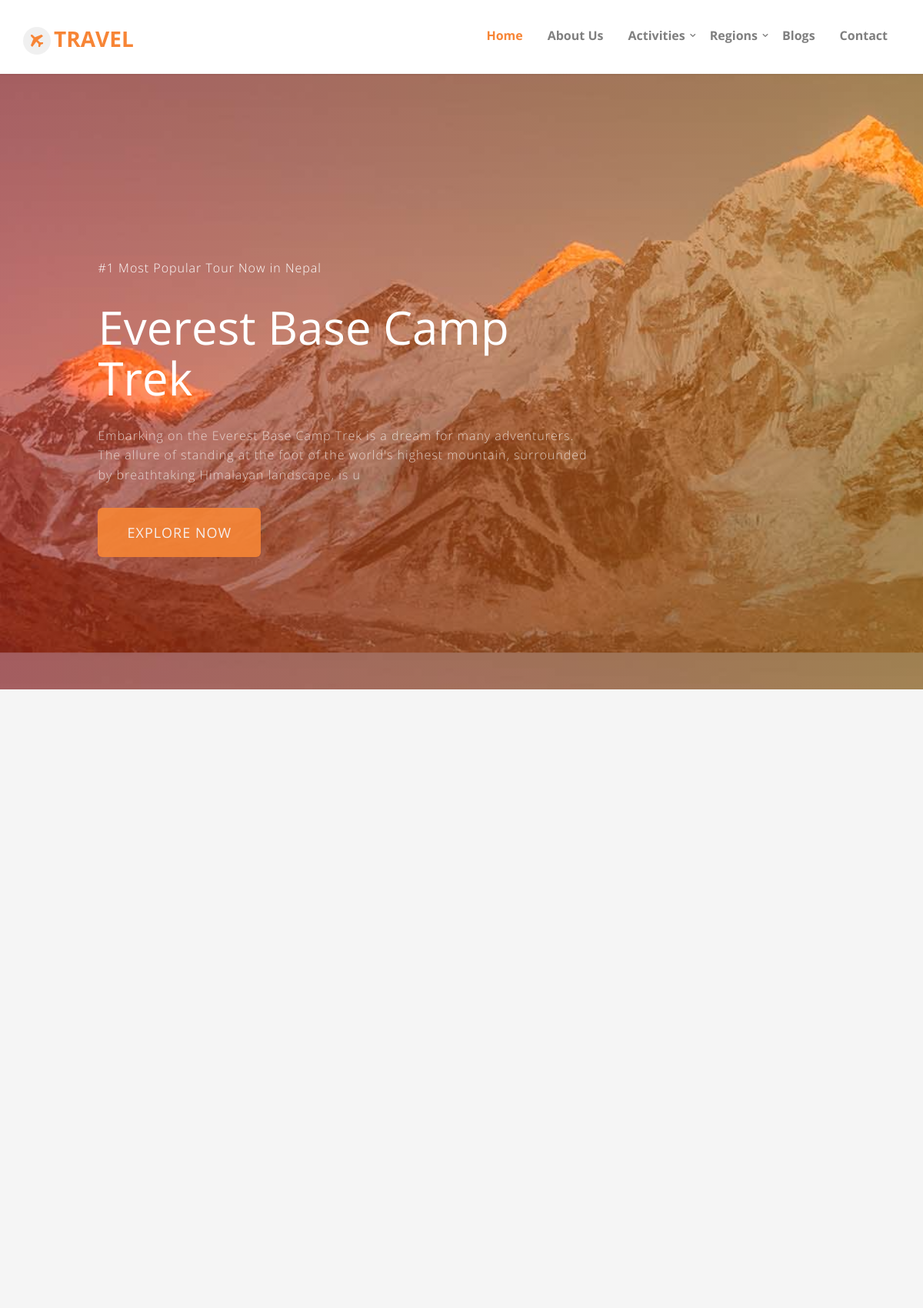
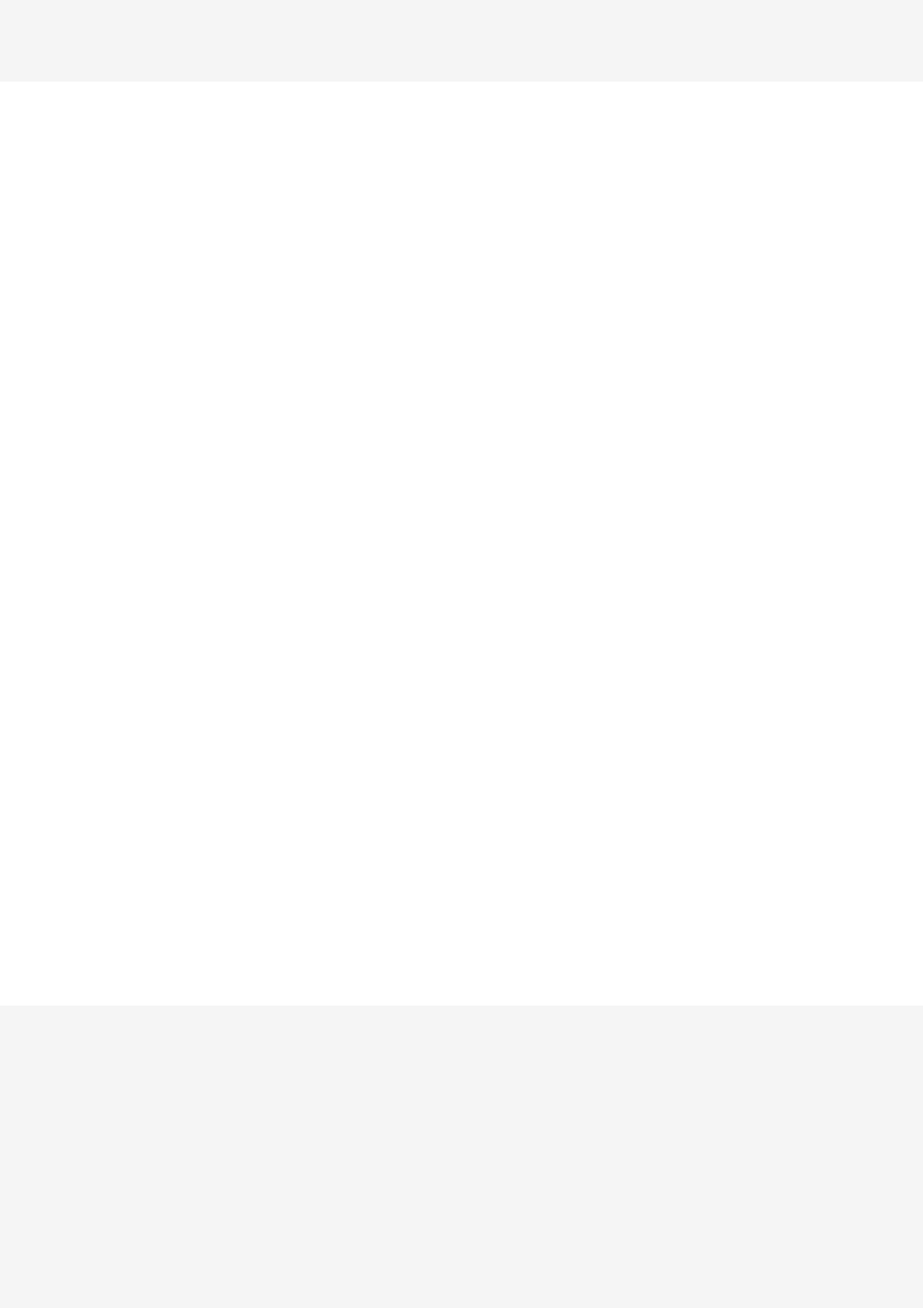
The page / (upper part) on the database its author committed (2 pictures, top to bottom).
### page/models.py (models this page shows, shortened)
class Page(models.Model):
	page_title = models.CharField(max_length=200, verbose_name='Page Title')
	page_slug = models.SlugField(max_length=200, verbose_name='Page Slug')
	page_position = models.CharField(
			choices = POSITION,
			default='Top',
			max_length=20,
			verbose_name='Page Position'
		)
	page_description = RichTextField(blank=True, null=True, verbose_name="Page Description")
	page_image = models.ImageField(upload_to='pages/', blank=True, null=True, verbose_name="Page Image")
	page_is_active = models.CharField(
			choices = IS_ACTIVE,
			default='Yes',
			max_length=10,
			verbose_name='Is Active?'
		)
	page_is_featured = models.CharField(
			choices = IS_ACTIVE,
			default='Yes',
			max_length=10,
			verbose_name='Is Featured?'
		)
	page_created_at = models.DateTimeField(auto_now_add=True, verbose_name='Page Created Date')
	page_updated_at = models.DateTimeField(auto_now=True, verbose_name='Page Updated Date')
	page_added_by = models.ForeignKey(User, on_delete=models.SET_NULL, default=None, null=True, verbose_name='Added By')
	seo_page_title = models.CharField(max_length=200, blank=True, null=True, verbose_name="SEO Page Title (60 Characters Long)")
	seo_page_keywords = models.TextField(blank=True, null=True, verbose_name="SEO Page Keywords (Separated by Commas)")
	seo_page_description = models.TextField(blank=True, null=True, verbose_name="SEO Page Description (160 Characters Long)")

### tour/models.py (models this page shows, shortened)
class Tour(models.Model):
	tour_title = models.CharField(max_length=200, verbose_name="Tour Title")
	tour_slug = models.CharField(max_length=200, verbose_name="Tour Slug")
	tour_duration = models.PositiveSmallIntegerField(blank=True, null=True, verbose_name="Tour Duration")
	tour_altitude = models.PositiveSmallIntegerField(blank=True, null=True, verbose_name="Tour Max Altitude")
	tour_difficulty = models.CharField(
			choices = DIFFICULTY,
			default = 'Medium',
			max_length = 10,
			verbose_name = 'Tour Difficulty'
		)
	tour_description = RichTextField(blank=True, null=True, verbose_name="Tour Description")
	tour_image = models.ImageField(upload_to='tours/', blank=True, null=True, verbose_name="Tour Image")
	tour_map = models.ImageField(upload_to='maps/', blank=True, null=True, verbose_name="Tour Map")
	tour_activity = models.ForeignKey(Activity, on_delete=models.SET_NULL, default = None, null=True, verbose_name='Tour Activity')
	tour_region = models.ManyToManyField(Region, verbose_name='Tour Region')
	tour_is_active = models.CharField(
			choices = IS_ACTIVE,
			default = 'Yes',
			max_length = 10,
			verbose_name = 'Is Active?'
		)
	tour_is_featured = models.CharField(
			choices = IS_ACTIVE,
			default = 'Yes',
			max_length = 10,
			verbose_name = 'Is Featured?'
		)
	tour_created_at = models.DateTimeField(auto_now_add=True, verbose_name="Added Date")
	tour_updated_at = models.DateTimeField(auto_now=True, verbose_name="Updated Date")
	tour_added_by = models.ForeignKey(User, on_delete=models.SET_NULL, default=None, null=True, verbose_name='Added By')
	seo_tour_title = models.CharField(max_length=200, blank=True, null=True, verbose_name="SEO Tour Title (60 Characters Long)")
	seo_tour_keywords = models.TextField(blank=True, null=True, verbose_name="SEO Tour Keywords Separated by Commas")
	seo_tour_description = models.TextField(blank=True, null=True, verbose_name="SEO Tour Description (160 Characters Long)")

### page/views.py (the view, shortened to what this page needs)
# urls.py: path('', HomePageView.as_view(), name='home'),
class HomePageView(TemplateView):
	def get(self, request, *args, **kwargs):
		regions = Region.objects.filter(region_is_active='yes', region_is_featured='yes').order_by('-region_created_at')[:3]
		activities = Activity.objects.filter(activity_is_active='yes', activity_is_featured='yes').order_by('-activity_created_at')[:6]
		tours = Tour.objects.filter(tour_is_active='yes', tour_is_featured='yes').order_by('-tour_created_at')[:10]
		featured_tours = Tour.objects.filter(tour_is_active='yes', tour_is_featured='yes').order_by('-tour_created_at')[:1]
		blogs = Blog.objects.filter(blog_is_active='yes', blog_is_featured='yes').order_by('-blog_created_at')[:3]
		context = {
			'regions': regions,
			'activities': activities,
			'tours': tours,
			'featured_tours': featured_tours,
			'blogs': blogs
		}
		return render(request, 'index.html', context)

### blog/context_processors.py (called while the page is built)
def footer_blog_menu(request):
	recent_blogs = Blog.objects.filter(blog_is_active='yes').order_by('-blog_created_at')[:5]
	context = {
		'recent_blogs': recent_blogs
	}
	return context

### page/context_processors.py (called while the page is built)
def page_menu(request):
	top_menu = Page.objects.filter(page_is_active='yes', page_position='top')
	school_menu = Page.objects.filter(page_is_active='yes', page_position='school')
	footer_menu = Page.objects.filter(page_is_active='yes', page_position='footer')
	context = {
		'top_menu': top_menu,
		'school_menu': school_menu,
		'footer_menu': footer_menu
	}
	return context

### thisapp/context_processors.py (called while the page is built)
def app_detail(request):
	socialmedias = SocialMedia.objects.filter(socialmedia_is_active='yes')
	context = {
		'socialmedias': socialmedias
	}
	return context

### tour/context_processors.py (called while the page is built)
def head_menu(request):
	activity_menu = Activity.objects.filter(activity_is_active='yes')
	region_menu = Region.objects.filter(region_is_active='yes')
	context = {
		'activity_menu': activity_menu,
		'region_menu': region_menu
	}
	return context

def footer_tour_menu(request):
	best_tours = Tour.objects.filter(tour_is_active='yes', tour_is_featured='yes').order_by('-tour_created_at')[:5]
	popular_regions = Region.objects.filter(region_is_active='yes', region_is_featured='yes').order_by('-region_created_at')[:5]
	top_activities = Activity.objects.filter(activity_is_active='yes', activity_is_featured='yes').order_by('-activity_created_at')[:5]
	context = {
		'best_tours': best_tours,
		'popular_regions': popular_regions,
		'top_activities': top_activities
	}
	return context

### templates/index.html (shortened to what this page needs)
{% extends 'base.html' %}
{% load static %}
	{% block content %}
		{% if featured_tours %}
			{% for tour in featured_tours  %}
			<div class="fh5co-hero">
				<div class="fh5co-overlay"></div>
				{% if tour.tour_image %}
					<div class="fh5co-cover" data-stellar-background-ratio="0.5" style="background-image: url('{{ tour.tour_image.url }}');">
				{% else %}
					<div class="fh5co-cover" data-stellar-background-ratio="0.5" style="background-image: url({% static 'images/no-image.jpg' %});">
				{% endif %}
					<div class="desc">
						<div class="container">
							<div class="row">
								<div class="desc2 animate-box">
									<div class="col-sm-7 col-sm-push-1 col-md-7 col-md-push-1">
										<p style="color:white;">#1 Most Popular Tour Now in Nepal</p>
										<h2>{{ tour.tour_title }}</h2>
										<p>{{ tour.tour_description|safe|slice:":200" }}</p>
										<p><a class="btn btn-primary btn-lg" href="{% url 'tour:tour-detail' tour.tour_slug %}">Explore Now</a></p>
									</div>
								</div>
							</div>
						</div>
					</div>
				</div>
			</div>
			{% endfor %}
		{% endif %}
		{% if regions %}
			<div id="fh5co-tours" class="fh5co-section-gray">
				<div class="container">
					<div class="row">
					</div>
					<div class="row">
					</div>
				</div>
			</div>
		{% endif %}
		{% if activities %}
			<div id="fh5co-features">
				<div class="container">
					<div class="row">
					</div>
				</div>
			</div>
		{% endif %}
		{% if tours %}
			<div id="fh5co-destination">
				<div class="tour-fluid">
					<div class="row">
						<div class="col-md-12">
						</div>
					</div>
				</div>
			</div>
		{% endif %}
		{% if blogs %}
		<div id="fh5co-blog-section" class="fh5co-section-gray">
			<div class="container">
				<div class="row">
				</div>
			</div>
			<div class="container">
				<div class="row row-bottom-padded-md">
					{% for blog in blogs %}
					<div class="col-lg-4 col-md-4 col-sm-6">
					</div>
					{% endfor %}
				</div>
			</div>
		</div>
		{% endif %}
	{% endblock content %}

### templates/navbar.html (shortened to what this page needs)
{% load static %}
	<body>
		<div id="fh5co-wrapper">
		<div id="fh5co-page">
		<header id="fh5co-header-section" class="sticky-banner">
			<div class="container">
				<div class="nav-header">
					<h1 id="fh5co-logo"><a href="{% url 'page:home' %}"><i class="icon-airplane"></i>Travel</a></h1>
					<nav id="fh5co-menu-wrap" role="navigation">
						<ul class="sf-menu" id="fh5co-primary-menu">
							<li class="active"><a href="{% url 'page:home' %}">Home</a></li>
							{% for top_page in top_menu %}
								<li><a href="{% url 'page:page-detail' top_page.page_slug %}">{{ top_page.page_title }}</a></li>
							{% endfor %}
							<li>
								<a href="{% url 'tour:all-activities' %}" class="fh5co-sub-ddown">Activities</a>
							</li>
							<li>
								<a href="{% url 'tour:all-regions' %}" class="fh5co-sub-ddown">Regions</a>
							</li>
							<li><a href="{% url 'blog:all-blogs' %}">Blogs</a></li>
							<li><a href="{% url 'page:contact' %}">Contact</a></li>
						</ul>
					</nav>
				</div>
			</div>
		</header>

### static/css/icomoon.css (style rules this page uses)
[class^="icon-"], [class*=" icon-"] { font-family: 'icomoon' !important; speak: none; font-style: normal; font-weight: normal; font-variant: normal; text-transform: none; line-height: 1; -webkit-font-smoothing: antialiased; -moz-osx-font-smoothing: grayscale; }
.icon-airplane:before { content: "\eb6d"; }

### static/css/superfish.css (style rules this page uses)
.sf-menu, .sf-menu * { margin: 0; padding: 0; list-style: none; }
.sf-menu li { position: relative; }
.sf-menu > li { float: left; }
.sf-menu a { display: block; position: relative; }
.sf-menu { float: left; margin-bottom: 1em; }
.sf-menu a { border-left: 1px solid #fff; border-top: 1px solid #dFeEFF; border-top: 1px solid rgba(255,255,255,.5); padding: .75em 1em; text-decoration: none; zoom: 1; }
.sf-menu a { color: #13a; }
.sf-menu li { background: #BDD2FF; white-space: nowrap; *white-space: normal; -webkit-transition: background .2s; transition: background .2s; }
.sf-arrows .sf-with-ul { padding-right: 2.5em; *padding-right: 1em; }
.sf-arrows .sf-with-ul:after { content: ''; position: absolute; top: 50%; right: 1em; margin-top: -3px; height: 0; width: 0; border: 5px solid transparent; border-top-color: #dFeEFF; border-top-color: rgba(255,255,255,.5); }

### rows shown on the page
Page: page_title "About Us"
Tour: tour_image (picture), tour_title "Everest Base Camp Trek", tour_description "Embarking on the Everest Base Camp Trek is a dream for many adventurers. The allure of standing at the foot of the world's highest mountain, surrounded by breathtaking Himalayan landscape, is u"
